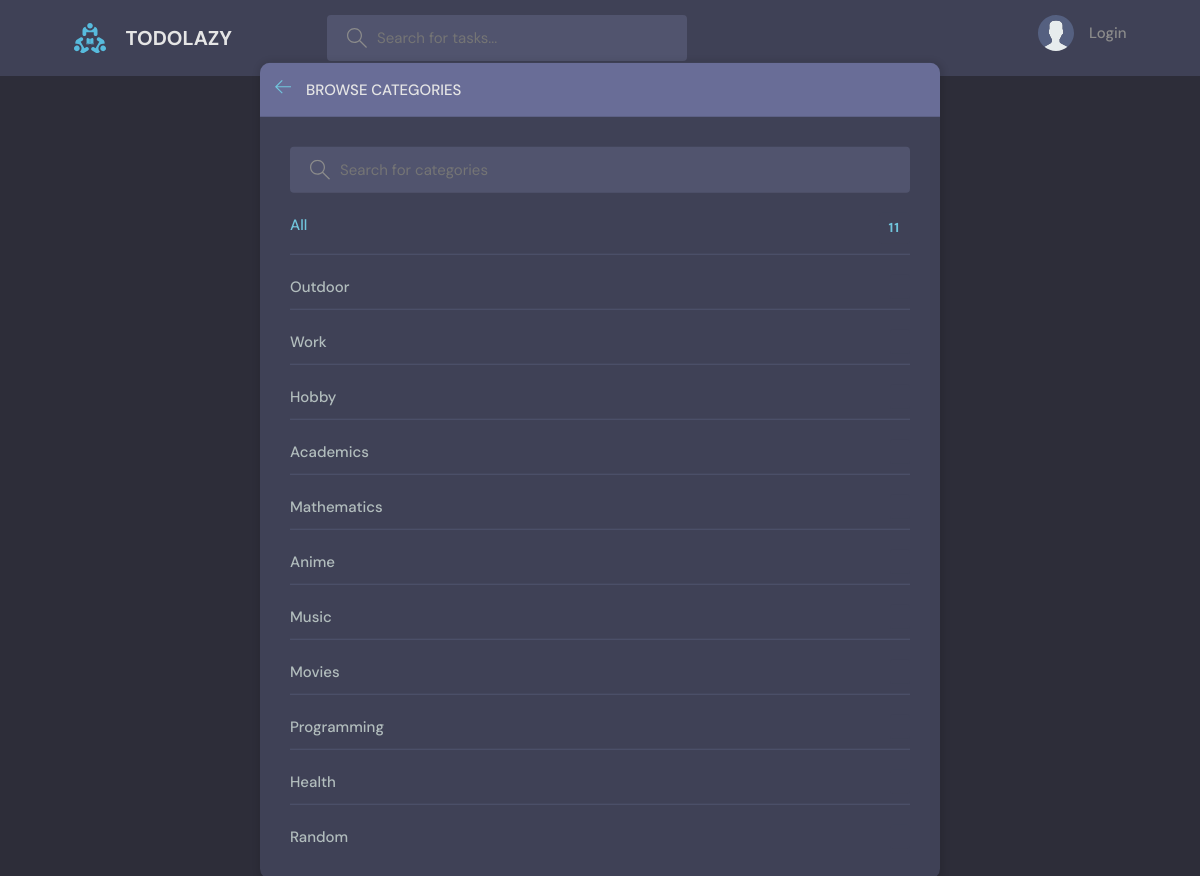
Page /categories/ on the committed database.
### base/models.py (models this page shows)
class Category(models.Model):
    name = models.CharField(max_length=20, unique=True)
    def __str__(self):
        return self.name

### base/views.py (the view)
# urls.py: path('categories/', views.categoriesPage, name="categories"),
def categoriesPage(request):
    q = request.GET.get('q') if request.GET.get('q') is not None else ''  # searching
    categories = Category.objects.filter(name__icontains=q)
    context = {'categories': categories}
    return render(request, 'base/categories.html', context)

### base/templates/base/categories.html (shortened to what this page needs)
{% extends 'main.html' %} {% block content %}
<main class="create-room layout">
  <div class="container">
    <div class="layout__box">
      <div class="layout__boxHeader">
        <div class="layout__boxTitle">
          <a href="{% url 'index' %}">
            <svg
              version="1.1"
              xmlns="http://www.w3.org/2000/svg"
              width="32"
              height="32"
              viewBox="0 0 32 32"
            >
              <title>arrow-left</title>
              <path
                d="M13.723 2.286l-13.723 13.714 13.719 13.714 1.616-1.611-10.96-10.96h27.625v-2.286h-27.625l10.965-10.965-1.616-1.607z"
              ></path>
            </svg>
          </a>
          <h3>Browse Categories</h3>
        </div>
      </div>
      <div class="topics-page layout__body">
        <form action="" method="GET" class="header__search">
          <label>
            <input name="q" placeholder="Search for categories" />
          </label>
        </form>
        <ul class="topics__list">
          <li>
            <a href="{% url 'categories' %}" class="active">All <span>{{categories.count}}</span></a>
          </li>
          {% for category in categories %}
          <li>
            <a href="{% url 'index' %}?q={{category}}">{{category}} <span>{{category.name_set.all.count}}</span></a>
          </li>
          {% endfor %}
        </ul>
      </div>
    </div>
  </div>
</main>
{% endblock content %}

### templates/main.html (shortened to what this page needs)
<!DOCTYPE html>
{% load static %}
<html lang="en">
  <head>
    <link rel="stylesheet" href="{% static 'styles/style.css' %}" />
  </head>
  <body>
    {% include 'navbar.html' %}
    {% block content %}
    {% endblock content %}
  </body>
</html>

### templates/navbar.html (shortened to what this page needs)
{% load static %}
<header class="header header--loggedIn">
  <div class="container">
    <a href="{% url 'index' %}" class="header__logo">
      <img src="{% static 'images/logo.svg' %}" />
      <h1>TODOLAZY</h1>
    </a>
    <form class="header__search" method="GET" action="">
      <label>
        <input name="q" placeholder="Search for tasks..." />
      </label>
    </form>
    <nav class="header__menu">
      <div class="header__user">
        <a href="{% url 'profile' %}">
          <div class="avatar avatar--medium active">
            <img src="https://randomuser.me/api/portraits/men/37.jpg" />
          </div>
          <p>{{request.user}} <span>@{{request.user.email}}</span></p>
        </a>
        <button class="dropdown-button">
          <svg
            version="1.1"
            xmlns="http://www.w3.org/2000/svg"
            width="32"
            height="32"
            viewBox="0 0 32 32"
          >
            <title>chevron-down</title>
            <path d="M16 21l-13-13h-3l16 16 16-16h-3l-13 13z"></path>
          </svg>
        </button>
      </div>
      <a href="{% url 'login' %}">
        <img src="{% static 'images/avatar.svg' %}" />
        <p>Login</p>
      </a>
    </nav>
  </div>
</header>

### static/styles/style.css (style rules this page uses)
:root { --color-main: #71c6dd; --color-main-light: #e1f6fb; --color-dark: #3f4156; --color-dark-medium: #51546e; --color-dark-light: #696d97; --color-light: #e5e5e5; --color-gray: #8b8b8b; --color-light-gray: #b2bdbd; --color-bg: #2d2d39; --color-success: #5dd693; --color-error: #fc4b0b; }
* { font-family: "DM Sans", -apple-system, BlinkMacSystemFont, "Segoe UI", Roboto, Oxygen, Ubuntu, Cantarell, "Open Sans", "Helvetica Neue", sans-serif; margin: 0; padding: 0; box-sizing: border-box; text-rendering: optimizeLegibility; font-size: inherit; }
html { font-size: 56.25%; }
@media only screen and (min-width: 1200px) { html { font-size: 62.5%; } }
body { line-height: 1.6; font-weight: 400; font-size: 1.5rem; color: var(--color-light-gray); background-color: var(--color-bg); min-height: 100vh; }
img { width: 100%; }
a { display: inline-block; color: var(--color-main); text-decoration: none; }
.container { max-width: 120rem; width: 90%; margin: auto; }
.header { padding: 1.5rem; background-color: var(--color-dark); }
.header > .container { display: flex; gap: 9.5rem; }
.header__logo, .header__user { display: flex; gap: 2rem; align-items: center; }
.header__logo > img { height: 3.2rem; width: 3.2rem; }
.header__logo > h1 { font-weight: 700; font-size: 2rem; color: var(--color-light); }
.header__search > label { background-color: var(--color-dark-medium); padding: 1.3rem 1rem; display: flex; align-items: center; gap: 1rem; border-radius: 4px; }
.header__search svg { fill: var(--color-gray); width: 2rem; height: 2rem; margin-left: 1rem; }
.header__search input { width: 30rem; background: transparent; border: none; outline: none; color: var(--color-light); }
.header__menu { margin-left: auto; position: relative; }
.header__menu a { display: flex; gap: 1.5rem; align-items: center; font-weight: 500; text-decoration: none; color: var(--color-gray); }
.header__menu img { height: 3.6rem; }
.header__menu p { line-height: 1.2; }
.layout { margin-top: 2.4rem; }
.layout > .container { display: flex; justify-content: space-between; align-items: flex-start; }
.layout__box { width: 90%; max-width: 48rem; min-height: 40rem; position: absolute; top: 50%; left: 50%; transform: translate(-50%, -46%); background-color: var(--color-dark); border-radius: 1rem; box-shadow: 1px 1px 6px 3px rgba(0, 0, 0, 0.1); overflow: hidden; }
.layout__boxHeader { display: flex; padding: 1.5rem; background-color: var(--color-dark-light); }
.layout__boxTitle { display: flex; gap: 1.5rem; align-items: center; }
.layout__boxTitle h3 { text-transform: uppercase; font-weight: 500; color: var(--color-light); }
.layout__boxTitle svg { width: 1.6rem; height: 1.6rem; fill: var(--color-main); }
.layout__body { margin: 3rem; }
.topics__list { list-style: none; }
.topics__list li a { display: flex; justify-content: space-between; margin-bottom: 3rem; font-weight: 500; color: var(--color-light-gray); transition: all 0.3s ease-in-out; }
.topics__list li a.active, .topics__list li a:hover { color: var(--color-main); }
.topics__list li a span { padding: 0.5rem 1rem; background-color: var(--color-dark); border-radius: 3px; font-size: 1.3rem; font-weight: 700; letter-spacing: 1px; }
.topics-page .topics__list li:not(:last-child) a { margin: 2rem 0; padding-bottom: 1rem; text-decoration: none; border-bottom: 1px solid var(--color-dark-medium); }
.topics-page .header__search { display: block; }
.create-room.layout .layout__box { max-width: 68rem; }

### rows in the picture
Category: name "Outdoor"
Category: name "Work"
Category: name "Hobby"
Category: name "Academics"
Category: name "Mathematics"
Category: name "Anime"
Category: name "Music"
Category: name "Movies"
Category: name "Programming"
Category: name "Health"
Category: name "Random"

### other values in the picture
{{ categories.count }} "11"
